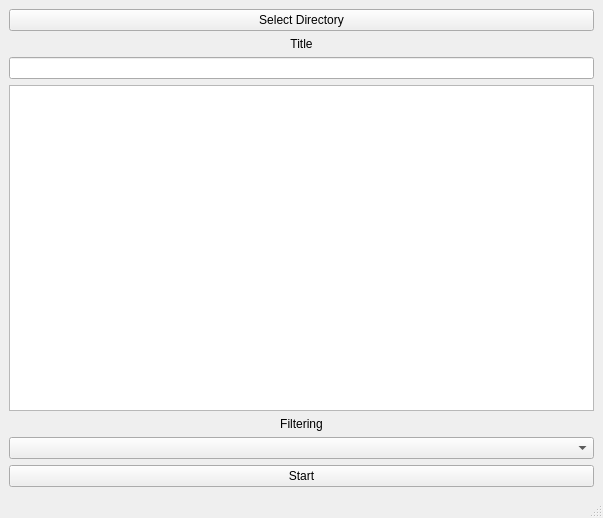
<?xml version="1.0" encoding="UTF-8"?>
<ui version="4.0">
 <class>mainwindow</class>
 <widget class="QMainWindow" name="mainwindow">
  <property name="geometry">
   <rect>
    <x>0</x>
    <y>0</y>
    <width>603</width>
    <height>518</height>
   </rect>
  </property>
  <property name="windowTitle">
   <string>Test Bay Analyzer</string>
  </property>
  <widget class="QWidget" name="centralwidget">
   <layout class="QVBoxLayout" name="verticalLayout">
    <item>
     <widget class="QPushButton" name="openFile">
      <property name="text">
       <string>Select Directory</string>
      </property>
     </widget>
    </item>
    <item>
     <widget class="QLabel" name="label_2">
      <property name="text">
       <string>Title</string>
      </property>
      <property name="alignment">
       <set>Qt::AlignCenter</set>
      </property>
     </widget>
    </item>
    <item>
     <widget class="QLineEdit" name="titlebox"/>
    </item>
    <item>
     <widget class="QTableWidget" name="tableWidget">
      <property name="autoScroll">
       <bool>true</bool>
      </property>
     </widget>
    </item>
    <item>
     <widget class="QLabel" name="label">
      <property name="text">
       <string>Filtering</string>
      </property>
      <property name="alignment">
       <set>Qt::AlignCenter</set>
      </property>
     </widget>
    </item>
    <item>
     <widget class="QComboBox" name="filterBox"/>
    </item>
    <item>
     <widget class="QPushButton" name="graphbtn">
      <property name="text">
       <string>Start</string>
      </property>
     </widget>
    </item>
   </layout>
  </widget>
  <widget class="QStatusBar" name="statusbar"/>
 </widget>
 <resources/>
 <connections/>
</ui>
